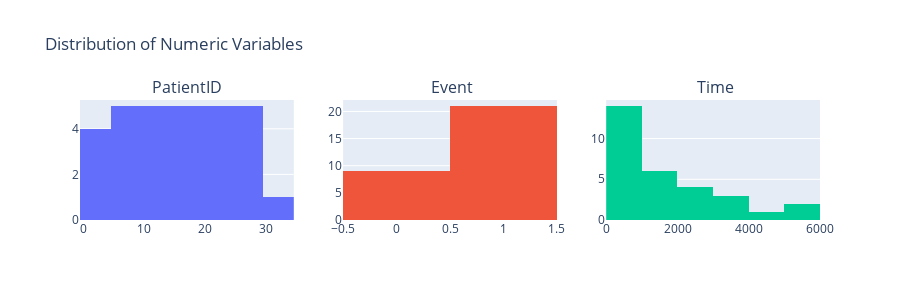

The notebook cell saved with this chart:
### Code cell
# Distribution of all numeric variables
print("\n" + "="*80)
print("NUMERIC VARIABLES DISTRIBUTION")
print("="*80 + "\n")

numeric_cols = clinical_discovery.select_dtypes(include=['int64', 'float64']).columns

# Create histograms for all numeric columns
n_cols = 3
n_rows = (len(numeric_cols) + n_cols - 1) // n_cols

fig = make_subplots(
    rows=n_rows, cols=n_cols,
    subplot_titles=[col for col in numeric_cols]
)

for idx, col in enumerate(numeric_cols):
    row = idx // n_cols + 1
    col_num = idx % n_cols + 1
    
    fig.add_trace(
        go.Histogram(x=clinical_discovery[col], name=col, showlegend=False),
        row=row, col=col_num
    )

fig.update_layout(height=300*n_rows, title_text="Distribution of Numeric Variables")
fig.show()

### Figure 1 — Plotly figure (JSON) as saved in the notebook; plotly's stock layout.template omitted (floating-point values rounded to 4 significant figures)
{"data": [{"name": "PatientID", "showlegend": false, "type": "histogram", "x": [1, 2, 3, 4, 5, 6, 7, 8, 9, 10, 11, 12, 13, 14, 15, 16, 17, 18, 19, 20, 21, 22, 23, 24, 25, 26, 27, 28, 29, 30], "xaxis": "x", "yaxis": "y"}, {"name": " Event", "showlegend": false, "type": "histogram", "x": [1, 1, 1, 1, 1, 0, 1, 0, 0, 1, 1, 0, 1, 1, 0, 1, 1, 1, 1, 1, 1, 0, 0, 0, 1, 1, 0, 1, 1, 1], "xaxis": "x2", "yaxis": "y2"}, {"name": " Time", "showlegend": false, "type": "histogram", "x": [2536, 514, 2153, 1172, 61, 3222, 756, 2023, 5900, 3909, 35, 385, 729, 45, 4726, 912, 3550, 627, 191, 1388, 2307, 264, 5182, 1148, 642, 201, 1119, 1918, 1486, 38], "xaxis": "x3", "yaxis": "y3"}], "layout": {"annotations": [{"font": {"size": 16}, "showarrow": false, "text": "PatientID", "x": 0.1444, "xanchor": "center", "xref": "paper", "y": 1, "yanchor": "bottom", "yref": "paper"}, {"font": {"size": 16}, "showarrow": false, "text": " Event", "x": 0.5, "xanchor": "center", "xref": "paper", "y": 1, "yanchor": "bottom", "yref": "paper"}, {"font": {"size": 16}, "showarrow": false, "text": " Time", "x": 0.8556, "xanchor": "center", "xref": "paper", "y": 1, "yanchor": "bottom", "yref": "paper"}], "height": 300, "title": {"text": "Distribution of Numeric Variables"}, "xaxis": {"anchor": "y", "domain": [0, 0.2889]}, "xaxis2": {"anchor": "y2", "domain": [0.3556, 0.6444]}, "xaxis3": {"anchor": "y3", "domain": [0.7111, 1]}, "yaxis": {"anchor": "x", "domain": [0, 1]}, "yaxis2": {"anchor": "x2", "domain": [0, 1]}, "yaxis3": {"anchor": "x3", "domain": [0, 1]}}}
